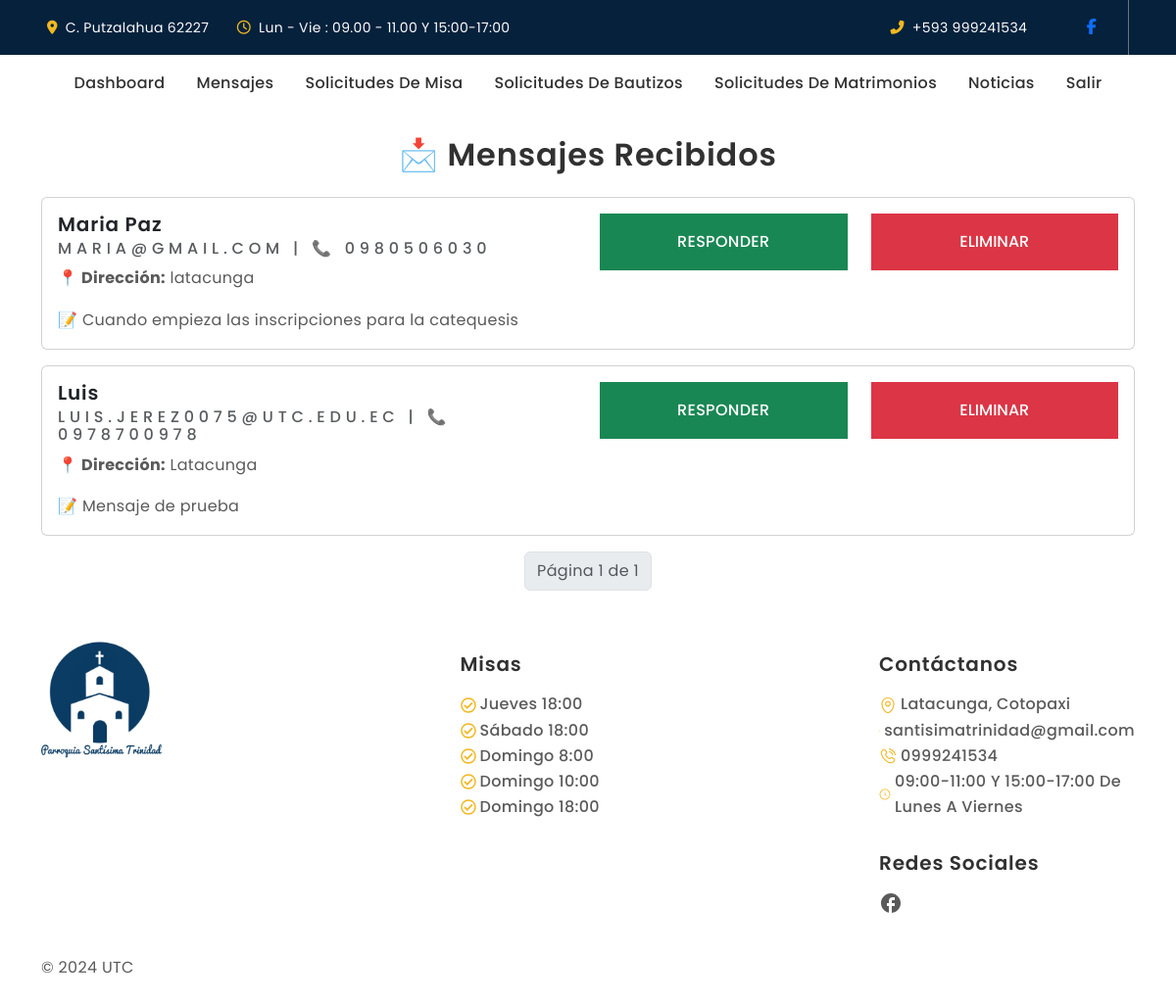
Before: /mensajes/ (signed in) with the older database file.
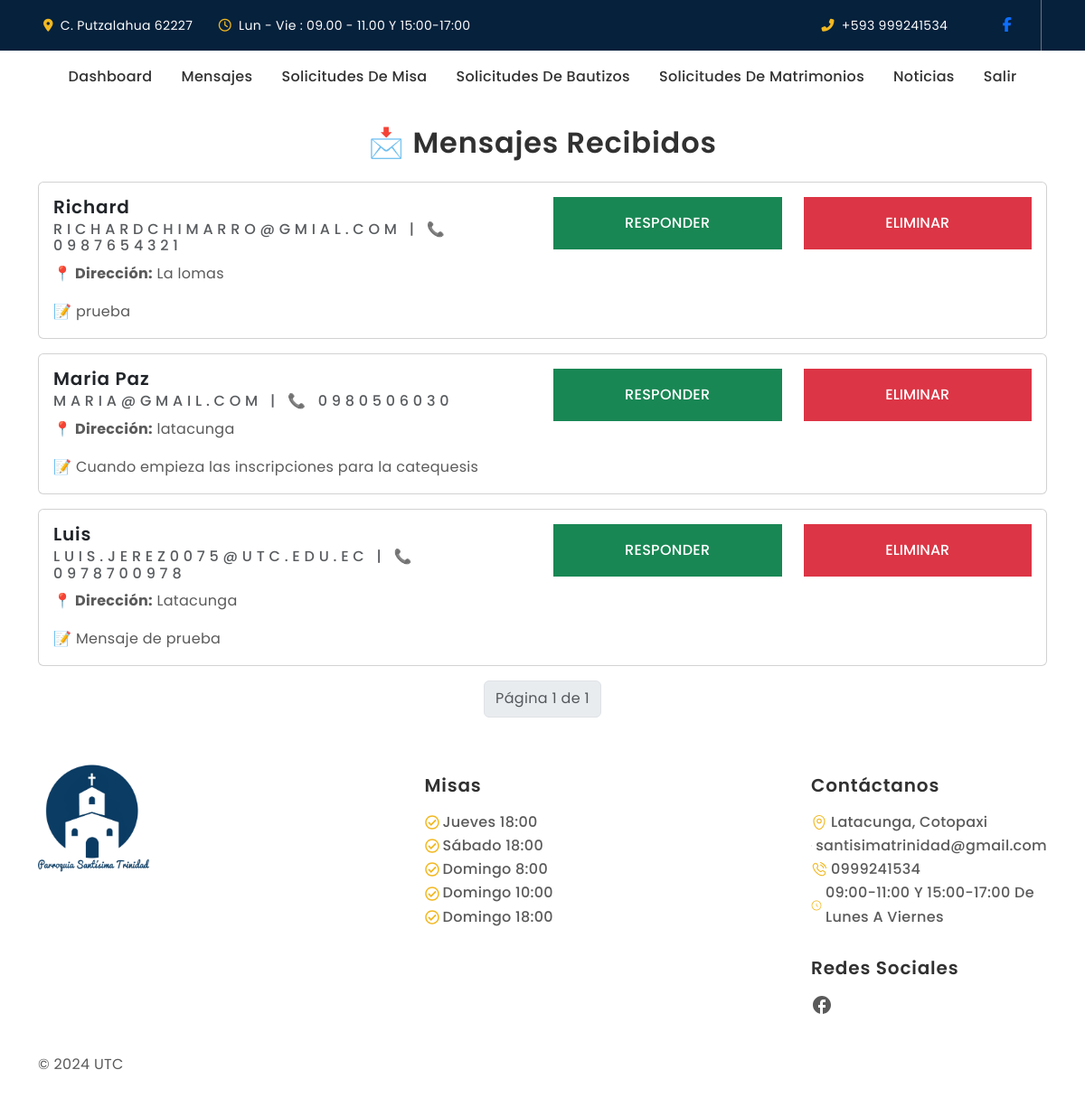
After: the same page with the newer database file.
### Apps/web/models.py (models this page shows, shortened)
class Mensaje(models.Model):
    id = models.AutoField(primary_key=True)
    name = models.CharField(max_length=200)
    email = models.EmailField()
    phone = models.CharField(max_length=10)
    address = models.TextField()
    message = models.TextField()

### Apps/web/views.py (the view)
# urls.py: path('mensajes/', views.mensajes),
@login_required(login_url='/login/')
@staff_member_required(login_url='/login/')
def mensajes(request):
    mensajes = Mensaje.objects.all().order_by('-id')
    paginator = Paginator(mensajes, 5)
    page_number = request.GET.get('page')
    page_obj = paginator.get_page(page_number)
    return render(request, 'mensajes.html', {'page_obj': page_obj})

### Apps/web/templates/mensajes.html (shortened to what this page needs)
{% extends 'base.html' %}
{% block body %}
<div class="container mt-4">
    <h2 class="text-center mb-4">📩 Mensajes Recibidos</h2>
    {% for mensaje in page_obj %}
    <div class="card mb-3">
        <div class="card-body">
            <div class="row">
                <div class="col-md-6">
                    <h5 class="card-title">{{ mensaje.name }}</h5>
                    <h6 class="card-subtitle mb-2 text-muted">{{ mensaje.email }} | 📞 {{ mensaje.phone }}</h6>
                    <p class="card-text"><strong>📍 Dirección:</strong> {{ mensaje.address }}</p>
                    <p class="card-text">📝 {{ mensaje.message }}</p>
                </div>
                <div class="col-md-6">
                    <div class="row">
                        <div class="col-md-6">
                            <a href="mailto:{{mensaje.email}}" class="btn btn-success w-100">Responder</a>
                        </div>
                        <div class="col-md-6">
                            <form action="/mensajes/eliminar/{{mensaje.id}}" method="post">
                                <button type="submit" class="btn btn-danger w-100"
                                    onclick="return confirm('Seguro deseas eliminar el mensaje?')">Eliminar</button>
                            </form>
                        </div>
                    </div>
                </div>
            </div>
        </div>
    </div>
    {% empty %}
    <p class="text-center">No hay mensajes disponibles.</p>
    {% endfor %}
    <nav>
        <ul class="pagination justify-content-center">
            <li class="page-item disabled">
                <span class="page-link">Página {{ page_obj.number }} de {{ page_obj.paginator.num_pages }}</span>
            </li>
        </ul>
    </nav>
</div>
{% endblock %}

Changed rows visible on the page:
added Mensaje: name "Richard", email "RICHARDCHIMARRO@GMIAL.COM", phone "0987654321", address "La lomas", message "prueba"
